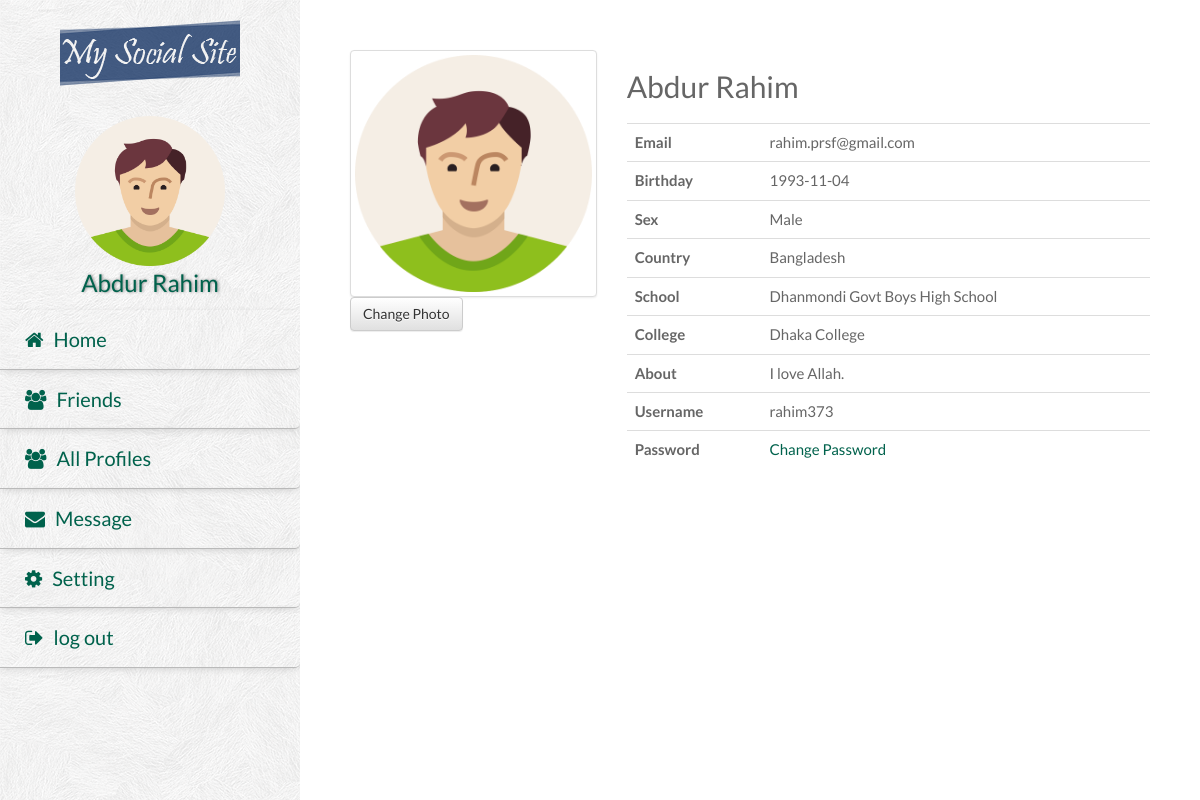
Page /Setting.php (signed in) on the committed database.
### tables this page shows
CREATE TABLE IF NOT EXISTS `profile` (
`Profile_Id` int(3) NOT NULL,
  `First_Name` varchar(15) DEFAULT NULL,
  `Last_Name` varchar(15) DEFAULT NULL,
  `DOB` date DEFAULT NULL,
  `Religion` varchar(20) DEFAULT NULL,
  `Country` varchar(20) DEFAULT NULL,
  `Sex` varchar(10) DEFAULT NULL,
  `Location_Id` int(3) DEFAULT NULL,
  `Email` varchar(40) NOT NULL,
  `About` varchar(250) DEFAULT NULL,
  `School` varchar(50) DEFAULT NULL,
  `College` varchar(50) DEFAULT NULL,
  `Profile_photo` varchar(100) NOT NULL
);

CREATE TABLE IF NOT EXISTS `user` (
`User_Id` int(3) NOT NULL,
  `User_name` varchar(15) NOT NULL,
  `Pass` varchar(50) NOT NULL,
  `Email` varchar(40) NOT NULL,
  `Profile_id` int(4) NOT NULL
);

### include/allQueries.php (called while the page is built, shortened)
<?php
function dbConnect() {
    static $connection;
    if (!isset($connection)) {
        $connection = mysqli_connect(DB_SERVER, DB_USERNAME, DB_PASSWORD, DB_DATABASE) or die("Can't connect");
    }
    return $connection;
}
function getUserName($id){
    $connection = dbConnect();
    $query = "SELECT First_Name, Last_Name FROM profile where Profile_Id = $id";
    $result = mysqli_query($connection, $query);
    $row = mysqli_fetch_assoc($result);
    $first_name = $row['First_Name'];
    $last_name = $row['Last_Name'];
    $full_name = $first_name.' '.$last_name;
    return $full_name;
}
function getProfilePhoto($id){
    $connection = dbConnect();
    $query = "SELECT Profile_photo from profile where Profile_Id = $id";
    $result = mysqli_query($connection, $query);
    $row = mysqli_fetch_assoc($result);
    $photo = $row['Profile_photo']."";
    return $photo;
}
function getAllDataofProfile($Id){
    $connection = dbConnect();
    $query = "select * from profile where Profile_Id = $Id";
    $result = mysqli_query($connection, $query);
    if($result){
        return $result;
    }
}
function getprofileusername($id){
    $connection = dbConnect();
    $query = "select User_name from user where Profile_id = $id";
    $result = mysqli_query($connection, $query);
    $row = mysqli_fetch_array($result);
    if($result){
         return $row['User_name'];
    }
}

### Setting.php (the view, shortened to what this page needs)
<?php
include_once 'include/allQueries.php';
?>
<!DOCTYPE html>
<html lang="en">
    <head>
        <link rel="stylesheet" type="text/css" href="css/bootstrap.min.css">
        <link rel="stylesheet" type="text/css" href="css/bootstrap-theme.min.css">
        <link rel="stylesheet" type="text/css" href="css/style-index.css">
        <link rel="stylesheet" type="text/css" href="css/font-awesome.min.css">
    </head>
    <body>
        <header>
            <?php include 'include/menu.php'; ?>
        </header>
        <section>
            <div class="mainbox">
                <div class="row">
                    <div class="col-lg-4 profilemainphoto">
                        <img style="" class="img-thumbnail" src="<?php echo getProfilePhoto($_SESSION['ID']); ?>" />
                        <br>
                        <btn class="btn btn-default changePhoto">Change Photo</btn>
                    </div>
                    <div class="col-lg-8">
                        <h2>
                            <?php echo getUserName($_SESSION['ID']); ?></h2>
                        <?php
                        $result = getAllDataofProfile($_SESSION['ID']);
                        $row = mysqli_fetch_assoc($result)
                        ?>
                        <table class="table">
                            <tr>
                                <th>Email</th>
                                <td><?php echo $row['Email']; ?></td>
                            </tr>
                            <tr>
                                <th>Birthday</th>
                                <td><?php echo $row['DOB']; ?></td>
                            </tr>
                            <tr>
                                <th>Sex</th>
                                <td><?php echo $row['Sex']; ?></td>
                            </tr>
                            <tr>
                                <th>Country</th>
                                <td><?php echo $row['Country']; ?></td>
                            </tr>
                            <tr>
                                <th>School</th>
                                <td><?php echo $row['School']; ?></td>
                            </tr>
                            <tr>
                                <th>College</th>
                                <td><?php echo $row['College']; ?></td>
                            </tr>
                            <tr>
                                <th>About</th>
                                <td><?php echo $row['About']; ?></td>
                            </tr>
                            <tr>
                                <th>Username</th>
                                <td><?php echo getprofileusername($_SESSION['ID']); ?></td>
                            </tr>
                            <tr>
                                <th>Password</th>
                                <td><a class="changepass">Change Password</a>
                                </td>
                            </tr>
                        </table>
                    </div>
                </div>
            </div>
        </section>
    </body>
</html>

### include/menu.php (shortened to what this page needs)
<div class="leftmenu">
    <div class="logo">
        <img src="img/logo.png">
    </div>
    <div class="mainpp">
        <img style="" class="" src="<?php echo getProfilePhoto($_SESSION['ID']); ?>">
        <br>
        <a class="mainppname" href="Profile.php"><?php echo getUserName($_SESSION['ID']); ?></a>
    </div>
    <div class="menu">
        <ul>
            <li class=""><a href="index.php"><div class="menuicon"><i class="fa fa-home"></i></div>Home</a></li>
            <li class=""><a href="Friends.php"><div class="menuicon"><i class="fa fa-group"></i></div>Friends</a> </li>
            <li class=""><a href="AllUsers.php"><div class="menuicon"><i class="fa fa-group"></i></div>All Profiles</a></li>
            <li class=""><a href="Message.php"><div class="menuicon"><i class="fa fa-envelope"></i></div>Message</a></li>
            <li class=""><a href="Setting.php"><div class="menuicon"><i class="fa fa-gear"></i></div>Setting</a></li>
            <li class=""><a href="index.php?q=logout"><div class="menuicon"><i class="fa fa-sign-out"></i></div>log out</a></li>
        </ul>
    </div>
</div>

### css/style-index.css (style rules this page uses)
body { color: #666666; font-family: 'Lato', sans-serif; font-size: 15px; line-height: 1.42857; height: 100%; margin: 0; padding: 0; }
a { color: #00624c; text-decoration: none; }
h2 { font-size: 200%; padding-bottom: 10px; }
.leftmenu { background: url("../img/patterns/subtle_white_feathers.png") repeat; float: left; height: 100%; position: fixed; width: 25%; overflow: auto; }
.logo { width: 180px; height: auto; padding: 20px 0px; margin: 0 auto; }
.menu ul { margin: 0; padding: 0; }
.menu ul li { border-bottom: 1px solid #bababa; border-radius: 0 0 5px; box-shadow: 0 2px 8px -3px #bababa; list-style: outside none none; padding: 15px 25px; }
.menu ul li a { font-size: 20px; }
.menuicon { float: left; margin-right: 10px; }
.mainbox { float: right; width: 75%; height: 100%; padding: 50px 50px 0; }
.mainpp { padding: 10px 0px; text-align: center; }
.mainppname { font-size: x-large; text-shadow: 1px 0 3px gray; }
.mainpp img { // box-shadow: 2px 3px 7px -4px; height: 150px; width: auto; }
.profilemainphoto img { width: 100%; height: auto;; }
.changepass { cursor: pointer; }

### rows in the picture
profile: Profile_photo (picture), getUserName($_SESSION['ID']) "Abdur Rahim", Email "rahim.prsf@gmail.com", DOB "1993-11-04", Sex "Male", Country "Bangladesh", School "Dhanmondi Govt Boys High School", College "Dhaka College", About "I love Allah."
user: User_name "rahim373"
